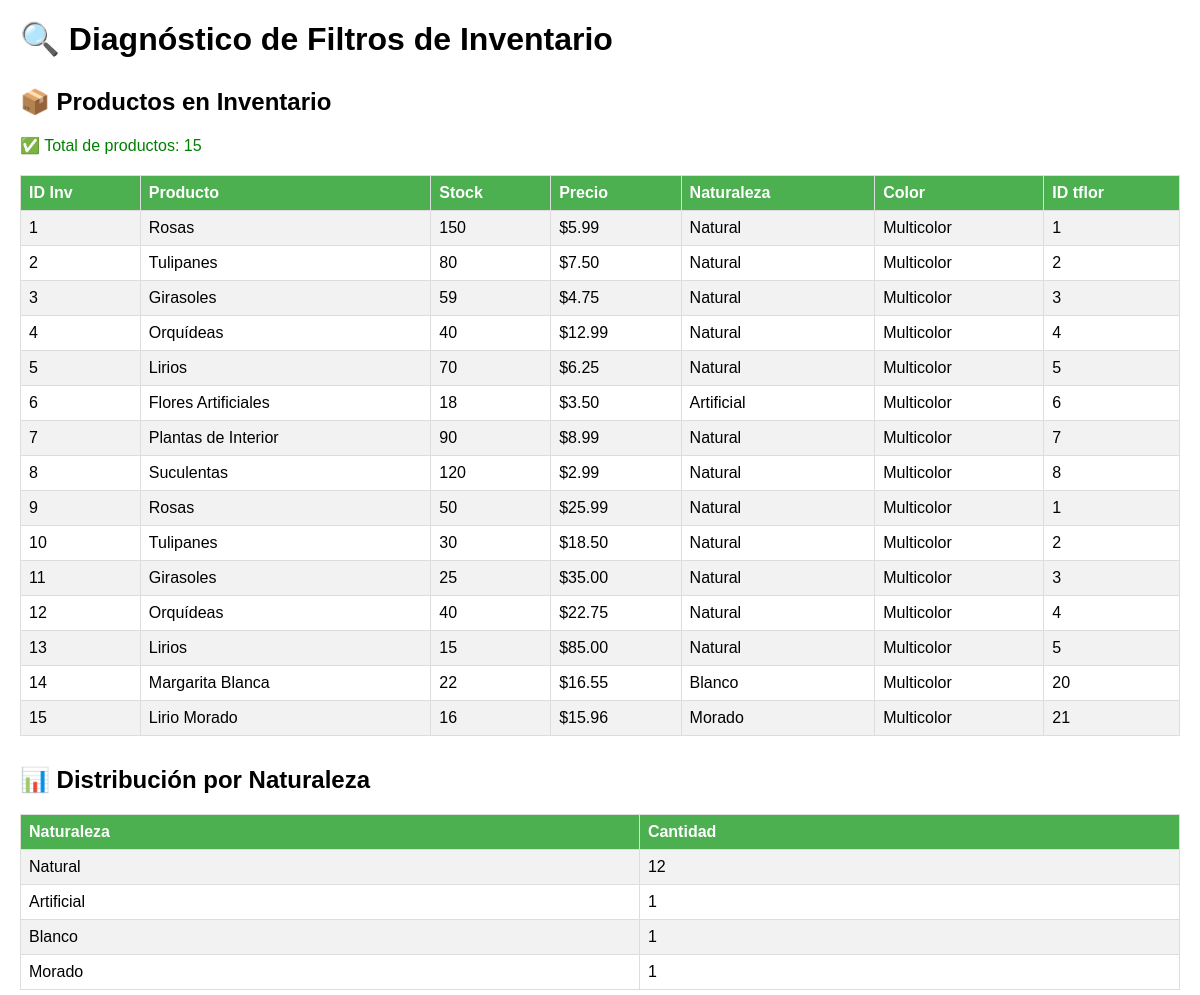
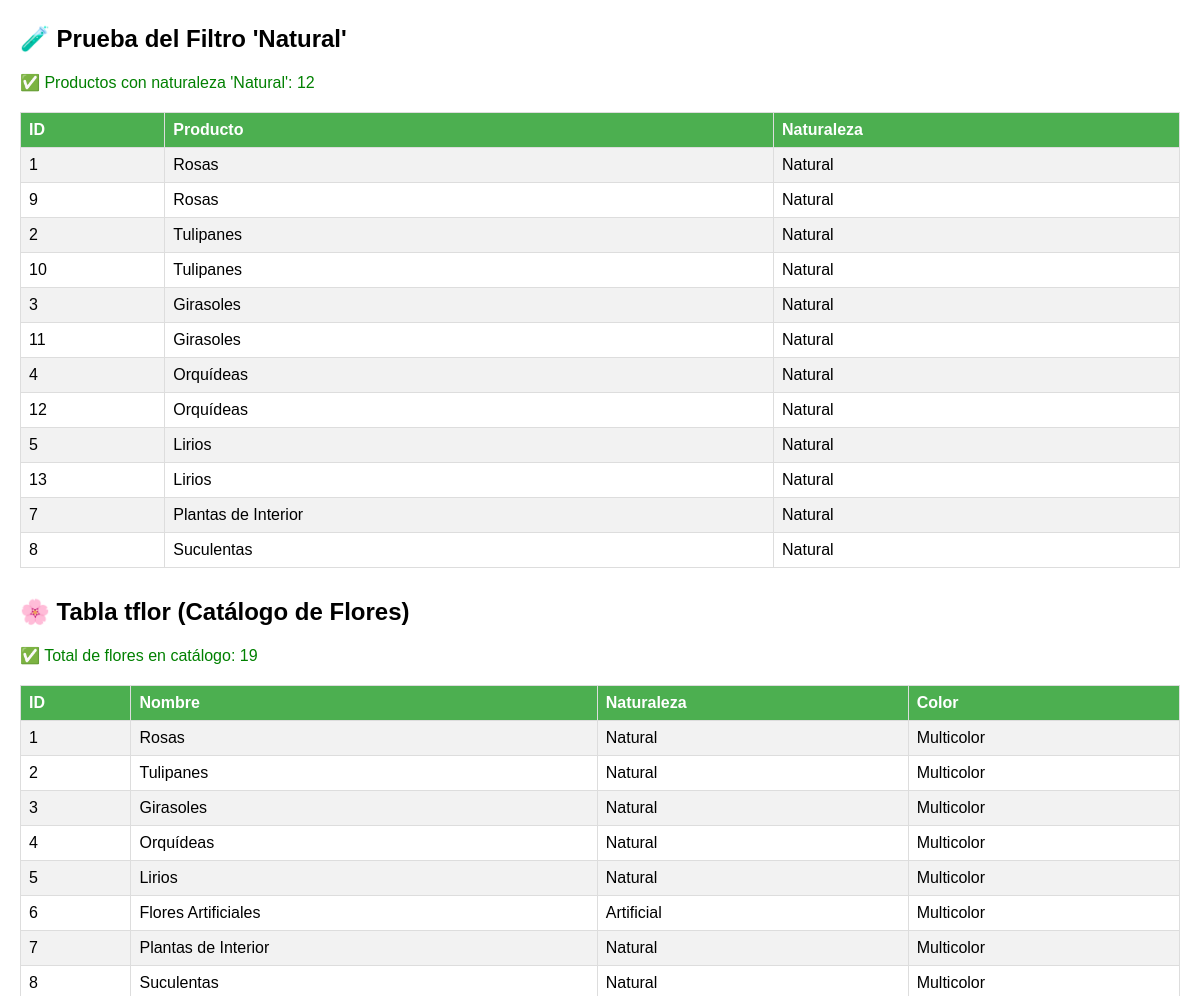
Before: /debug_filtros.php (upper part) with the older database file (2 pictures, top to bottom).
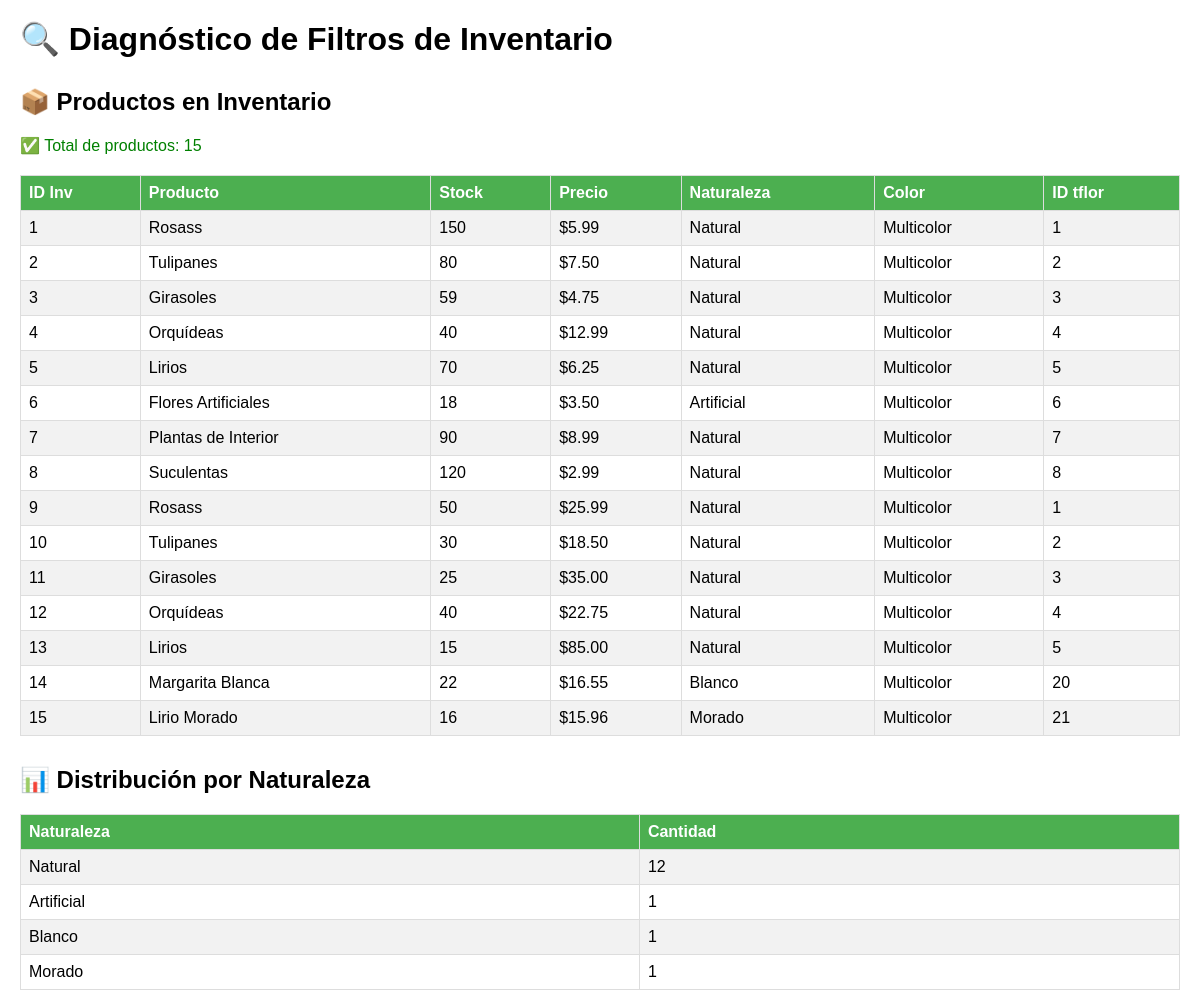
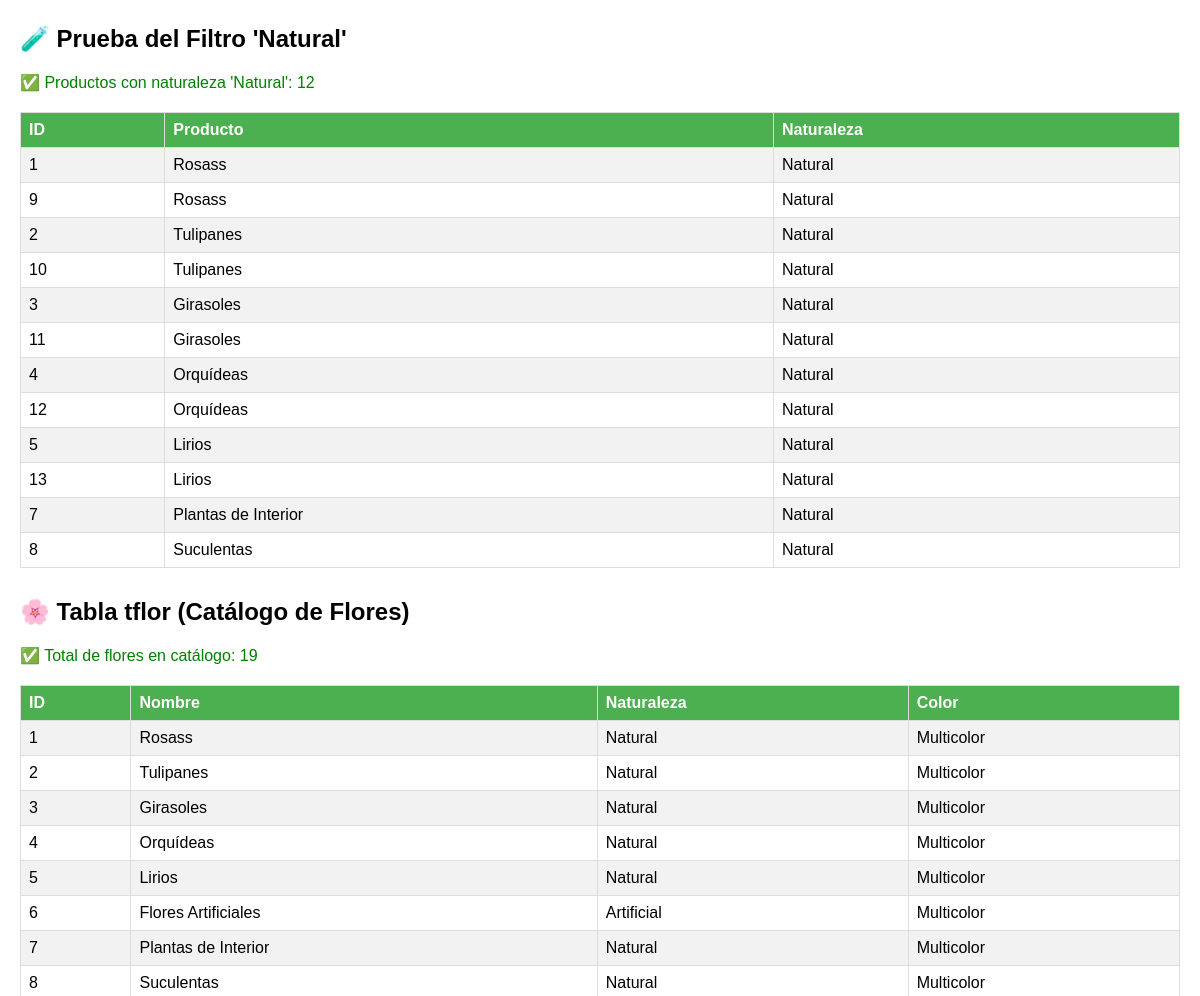
After: the same page with the newer database file (2 pictures, top to bottom).
### tables this page shows
CREATE TABLE `inv` (
  `idinv` int(11) NOT NULL,
  `idproducto` int(11) NOT NULL UNIQUE COMMENT 'ID único del producto para compatibilidad',
  `producto` varchar(255) DEFAULT NULL COMMENT 'Nombre del producto',
  `color` varchar(100) DEFAULT 'Sin especificar' COMMENT 'Color del producto',
  `estado` varchar(50) DEFAULT 'disponible' COMMENT 'Estado del producto (disponible, agotado, descontinuado)',
  `alimentacion` varchar(255) DEFAULT NULL,
  `tflor_idtflor` int(11) NOT NULL,
  `stock` int(11) NOT NULL DEFAULT 0,
  `precio` decimal(10,2) NOT NULL,
  `fecha_actualizacion` timestamp NOT NULL DEFAULT current_timestamp() ON UPDATE current_timestamp(),
  `empleado_id` int(11) DEFAULT NULL COMMENT 'ID del empleado que realizó el movimiento',
  `motivo` varchar(255) DEFAULT NULL COMMENT 'Motivo del movimiento de inventario',
  `cantidad_disponible` int(11) DEFAULT 0
);

CREATE TABLE `tflor` (
  `idtflor` int(11) NOT NULL,
  `nombre` varchar(255) NOT NULL,
  `naturaleza` varchar(255) DEFAULT NULL,
  `descripcion` text DEFAULT NULL,
  `precio` decimal(10,2) NOT NULL DEFAULT 0.00,
  `fecha_creacion` datetime DEFAULT current_timestamp() COMMENT 'Fecha de creación del producto',
  `activo` tinyint(1) DEFAULT 1 COMMENT 'Si el producto está activo',
  `color` varchar(100) DEFAULT 'Multicolor',
  `precio_venta` decimal(10,2) DEFAULT 0.00,
  `estado` varchar(50) DEFAULT 'activo'
);

### debug_filtros.php (the view, shortened to what this page needs)
<?php
echo "<h1>🔍 Diagnóstico de Filtros de Inventario</h1>";
try {
    $conexion = new conexion();
    $db = $conexion->get_conexion();
    echo "<div class='section'>";
    echo "<h2>📦 Productos en Inventario</h2>";
    $sql = "SELECT
                i.idinv,
                COALESCE(t.nombre, CONCAT('Producto ID-', i.idinv)) as producto,
                i.stock,
                i.precio,
                COALESCE(t.naturaleza, 'Sin clasificar') as naturaleza,
                COALESCE(t.color, 'Sin especificar') as color,
                i.tflor_idtflor
            FROM inv i
            LEFT JOIN tflor t ON i.tflor_idtflor = t.idtflor
            ORDER BY i.idinv ASC";
    $stmt = $db->prepare($sql);
    $stmt->execute();
    $productos = $stmt->fetchAll(PDO::FETCH_ASSOC);
    echo "<p class='success'>✅ Total de productos: " . count($productos) . "</p>";
    echo "<table>";
    echo "<tr>
            <th>ID Inv</th>
            <th>Producto</th>
            <th>Stock</th>
            <th>Precio</th>
            <th>Naturaleza</th>
            <th>Color</th>
            <th>ID tflor</th>
          </tr>";
    foreach ($productos as $prod) {
        echo "<tr>";
        echo "<td>" . $prod['idinv'] . "</td>";
        echo "<td>" . htmlspecialchars($prod['producto']) . "</td>";
        echo "<td>" . $prod['stock'] . "</td>";
        echo "<td>$" . number_format($prod['precio'], 2) . "</td>";
        echo "<td>" . htmlspecialchars($prod['naturaleza']) . "</td>";
        echo "<td>" . htmlspecialchars($prod['color']) . "</td>";
        echo "<td>" . ($prod['tflor_idtflor'] ?? '<span class="warning">NULL</span>') . "</td>";
        echo "</tr>";
    }
    echo "</table>";
    echo "</div>";
    echo "<div class='section'>";
    echo "<h2>📊 Distribución por Naturaleza</h2>";
    $sql_dist = "SELECT
                    COALESCE(t.naturaleza, 'Sin clasificar') as naturaleza,
                    COUNT(*) as cantidad
                 FROM inv i
                 LEFT JOIN tflor t ON i.tflor_idtflor = t.idtflor
                 GROUP BY COALESCE(t.naturaleza, 'Sin clasificar')
                 ORDER BY cantidad DESC";
    $stmt_dist = $db->prepare($sql_dist);
    $stmt_dist->execute();
    $distribucion = $stmt_dist->fetchAll(PDO::FETCH_ASSOC);
    echo "<table>";
    echo "<tr><th>Naturaleza</th><th>Cantidad</th></tr>";
    foreach ($distribucion as $dist) {
        echo "<tr>";
        echo "<td>" . htmlspecialchars($dist['naturaleza']) . "</td>";
        echo "<td>" . $dist['cantidad'] . "</td>";
        echo "</tr>";
    }
    echo "</table>";
    echo "</div>";
    echo "<div class='section'>";
    echo "<h2>🧪 Prueba del Filtro 'Natural'</h2>";
    $sql_filtro = "SELECT
                    i.idinv,
                    COALESCE(t.nombre, CONCAT('Producto ID-', i.idinv)) as producto,
                    COALESCE(t.naturaleza, 'Sin clasificar') as naturaleza
                   FROM inv i
                   LEFT JOIN tflor t ON i.tflor_idtflor = t.idtflor
                   WHERE COALESCE(t.naturaleza, 'Sin clasificar') = 'Natural'";
    $stmt_filtro = $db->prepare($sql_filtro);
    $stmt_filtro->execute();
    $productos_natural = $stmt_filtro->fetchAll(PDO::FETCH_ASSOC);
    echo "<p class='success'>✅ Productos con naturaleza 'Natural': " . count($productos_natural) . "</p>";
    if (count($productos_natural) > 0) {
        echo "<table>";
        echo "<tr><th>ID</th><th>Producto</th><th>Naturaleza</th></tr>";
        foreach ($productos_natural as $prod) {
            echo "<tr>";
            echo "<td>" . $prod['idinv'] . "</td>";
            echo "<td>" . htmlspecialchars($prod['producto']) . "</td>";
            echo "<td>" . htmlspecialchars($prod['naturaleza']) . "</td>";
            echo "</tr>";
        }
        echo "</table>";
    } else {
        echo "<p class='warning'>⚠️ No se encontraron productos con naturaleza 'Natural'</p>";
    }
    echo "</div>";
    echo "<div class='section'>";
    echo "<h2>🌸 Tabla tflor (Catálogo de Flores)</h2>";
    $sql_tflor = "SELECT idtflor, nombre, naturaleza, color FROM tflor ORDER BY idtflor ASC";
    $stmt_tflor = $db->prepare($sql_tflor);
    $stmt_tflor->execute();
    $flores = $stmt_tflor->fetchAll(PDO::FETCH_ASSOC);
    echo "<p class='success'>✅ Total de flores en catálogo: " . count($flores) . "</p>";
    if (count($flores) > 0) {
        echo "<table>";
        echo "<tr><th>ID</th><th>Nombre</th><th>Naturaleza</th><th>Color</th></tr>";
        foreach ($flores as $flor) {
            echo "<tr>";
            echo "<td>" . $flor['idtflor'] . "</td>";
            echo "<td>" . htmlspecialchars($flor['nombre']) . "</td>";
            echo "<td>" . htmlspecialchars($flor['naturaleza'] ?? 'NULL') . "</td>";
            echo "<td>" . htmlspecialchars($flor['color'] ?? 'NULL') . "</td>";
            echo "</tr>";
        }
        echo "</table>";
    }
    echo "</div>";
} catch (Exception $e) {
    echo "<p class='error'>❌ Error: " . $e->getMessage() . "</p>";
}
?>

Changed rows visible on the page:
computed for inv id 1: producto "Rosas" → "Rosass"
computed for inv id 9: producto "Rosas" → "Rosass"
changed tflor id 1: nombre "Rosas" → "Rosass"
